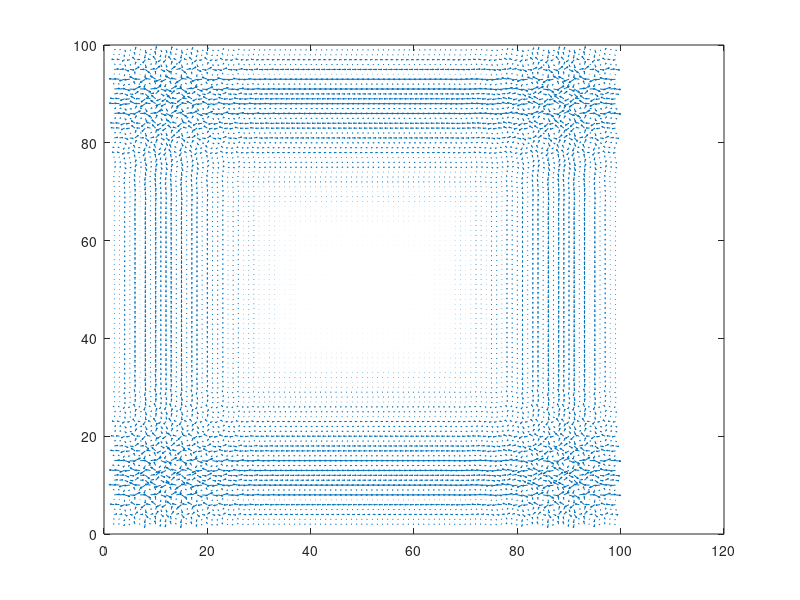

This figure's MATLAB source:
%% Self built method
% D2Q5 neighborhood
%        i,j+1
% i-1,j  i,j    i+1,j
%        i,j-1
%
% Local speed c_0,c_1,c_2,c_3,c_4
%           c2(0,1)
%  c3(-1,0) c0(0,0) c1(1,0)
%           c4(0,-1)
% Weight coefficient w_1,2,3,4
w1=1/4;
w2=1/4;
w3=1/4;
w4=1/4;

% -------- Parameter Initialization ------------
% Wind_Speed=3; %m/s wind speed
% theta=deg2rad(45);
% U0=Wind_Speed*sin(theta);
% V0=Wind_Speed*cos(theta);
U0=3;
V0=-2;

% local speed
c=cell(5,1);
c{1}=[1,0];
c{2}=[0,1];
c{3}=[-1,0];
c{4}=[0,-1];
c{5}=[0,0];

% Domain settings
IX=100;
IY=100;
ii=2:IX-1;
jj=2:IY-1;
ALT=zeros(IX,IY);
ALT(60:80,40:60)=ones(21,21);

SU=U0*ones(IX,IY);
SV=V0*ones(IX,IY);
SU(ii,jj)=0;
SV(ii,jj)=0;
New_SU=SU;
New_SV=SV;

%% Time counting
dt=0.1;
% dx=0.5*Wind_Speed*dt;
t=0;
T=10;
k=0;

while t<=T
    t=t+dt;
    k=k+1;
    
    for i=ii
        for j=jj
    % Local rules
    
%     if ALT(i+1,j)==ALT(i,j) && ALT(i,j+1)==ALT(i,j)
    New_SU(i,j)=SU(i,j)+w1*SU(i+1,j)-w3*SU(i-1,j);    
    New_SV(i,j)=SV(i,j)+w2*SV(i,j+1)-w4*SV(i,j-1);
    
%     elseif ALT(i+1,j)>ALT(i,j)
%         
%          New_SU(i,j)=SU(i,j)-2*w3*SU(i-1,j);    
%     New_SV(i,j)=SV(i,j)+w2*SV(i,j+1)-w4*SV(i,j-1);
%     
%     elseif ALT(i,j+1)>ALT(i,j)
%         
%          New_SU(i,j)=SU(i,j)+w1*SU(i+1,j)-w3*SU(i-1,j);
%     New_SV(i,j)=SV(i,j)-2*w4*SV(i,j-1);
%     
%     elseif ALT(i,j+1)<ALT(i,j)
%         
%          New_SU(i,j)=SU(i,j)+w1*SU(i+1,j)-w3*SU(i-1,j);
%     New_SV(i,j)=SV(i,j)+2*w2*SV(i,j+1);%-w4*SV(i,j-1);
%     
%     elseif ALT(i+1,j)<ALT(i,j)
%         
%   New_SU(i,j)=SU(i,j)+2*w1*SU(i+1,j);%-w3*SU(i-1,j);
%     New_SV(i,j)=SV(i,j)+w2*SV(i,j+1)-w4*SV(i,j-1);
%     end
    
    
    
    
    
%     % Boundary conditions
%     % West Inlet
%     if U0>=0
%         New_SU(1,j)=U0;
%         SU(1,j)=U0;
%     else
%         New_SU(1,j)=SU(1,j)+w1*SU(1+1,j);
%     end
%     New_SV(1,j)=SV(1,j)+w2*SV(1,j+1)-w4*SV(1,j-1);
%     % North
%     if V0>=0
%         New_SV(i,IY)=SV(i,IY)-w4*SV(i,IY-1);
%     else
%         New_SV(i,IY)=V0;
%         SV(i,IY)=V0;
%     end
%     New_SU(i,IY)=SU(i,IY)+w1*SU(i+1,IY)-w3*SU(i-1,IY);
%     
%     % East
%     if U0>=0
%         New_SU(IX,j)=SU(IX,j)-w3*SU(IX-1,j);
%     else
%         New_SU(IX,j)=U0;
%         SU(IX,j)=U0;
%     end
%     
%     New_SV(IX,j)=SV(IX,j)+w2*SV(IX,j+1)-w4*SV(IX,j-1);
%     % South
%     if V0>=0
%         New_SV(i,1)=V0;
%         SV(i,1)=V0;
%     else
%         New_SV(i,1)=SV(i,1)+w2*SV(i,1+1);
%     end
%     New_SU(i,1)=SU(i,1)+w1*SU(i+1,1)-w3*SU(i-1,1);
    
        end
    end
    disp(['Iteration: ',num2str(k,'%5d')])
    SU=New_SU;
    SV=New_SV;
    drawnow
    quiver(SU,SV);
end

